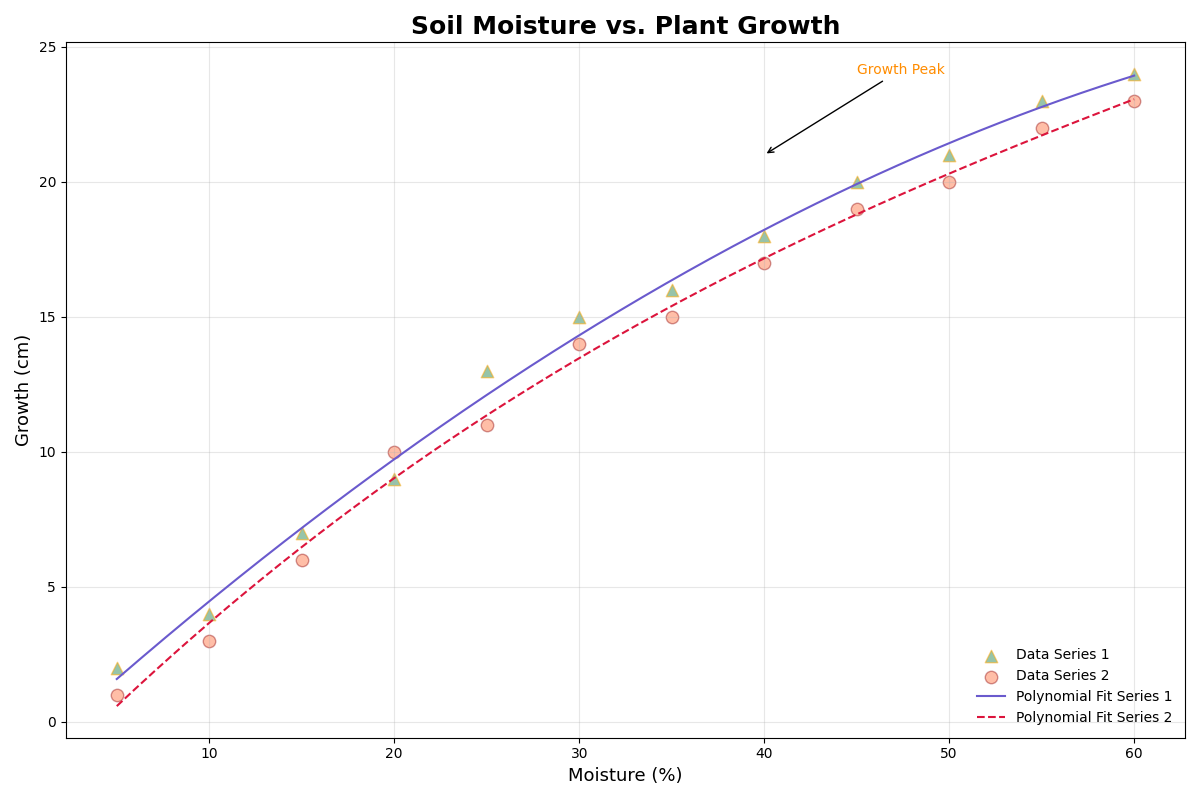

Write the Python code that produced this figure.
import matplotlib.pyplot as plt
import numpy as np

soil_moisture_1 = np.array([5, 10, 15, 20, 25, 30, 35, 40, 45, 50, 55, 60])
plant_growth_1 = np.array([2, 4, 7, 9, 13, 15, 16, 18, 20, 21, 23, 24])

soil_moisture_2 = np.array([5, 10, 15, 20, 25, 30, 35, 40, 45, 50, 55, 60])
plant_growth_2 = np.array([1, 3, 6, 10, 11, 14, 15, 17, 19, 20, 22, 23])

plt.figure(figsize=(12, 8))

plt.scatter(soil_moisture_1, plant_growth_1, color='seagreen', alpha=0.5, s=80, marker='^', edgecolor='orange', label='Data Series 1')
plt.scatter(soil_moisture_2, plant_growth_2, color='coral', alpha=0.5, s=80, marker='o', edgecolor='brown', label='Data Series 2')

z1 = np.polyfit(soil_moisture_1, plant_growth_1, 3)
p1 = np.poly1d(z1)

z2 = np.polyfit(soil_moisture_2, plant_growth_2, 3)
p2 = np.poly1d(z2)

xp = np.linspace(soil_moisture_1.min(), soil_moisture_1.max(), 500)
plt.plot(xp, p1(xp), color='slateblue', linestyle='-', linewidth=1.5, label='Polynomial Fit Series 1')
plt.plot(xp, p2(xp), color='crimson', linestyle='--', linewidth=1.5, label='Polynomial Fit Series 2')

plt.title('Soil Moisture vs. Plant Growth', fontsize=18, fontweight='bold')
plt.xlabel('Moisture (%)', fontsize=13)
plt.ylabel('Growth (cm)', fontsize=13)
plt.legend(loc='lower right', fontsize=10, frameon=False)
plt.grid(True, linestyle='-', alpha=0.3)

plt.annotate('Growth Peak', 
             xy=(40, 21), 
             xytext=(45, 24), 
             arrowprops=dict(facecolor='gray', arrowstyle='->'), 
             fontsize=10, color='darkorange')

plt.tight_layout()
plt.show()
